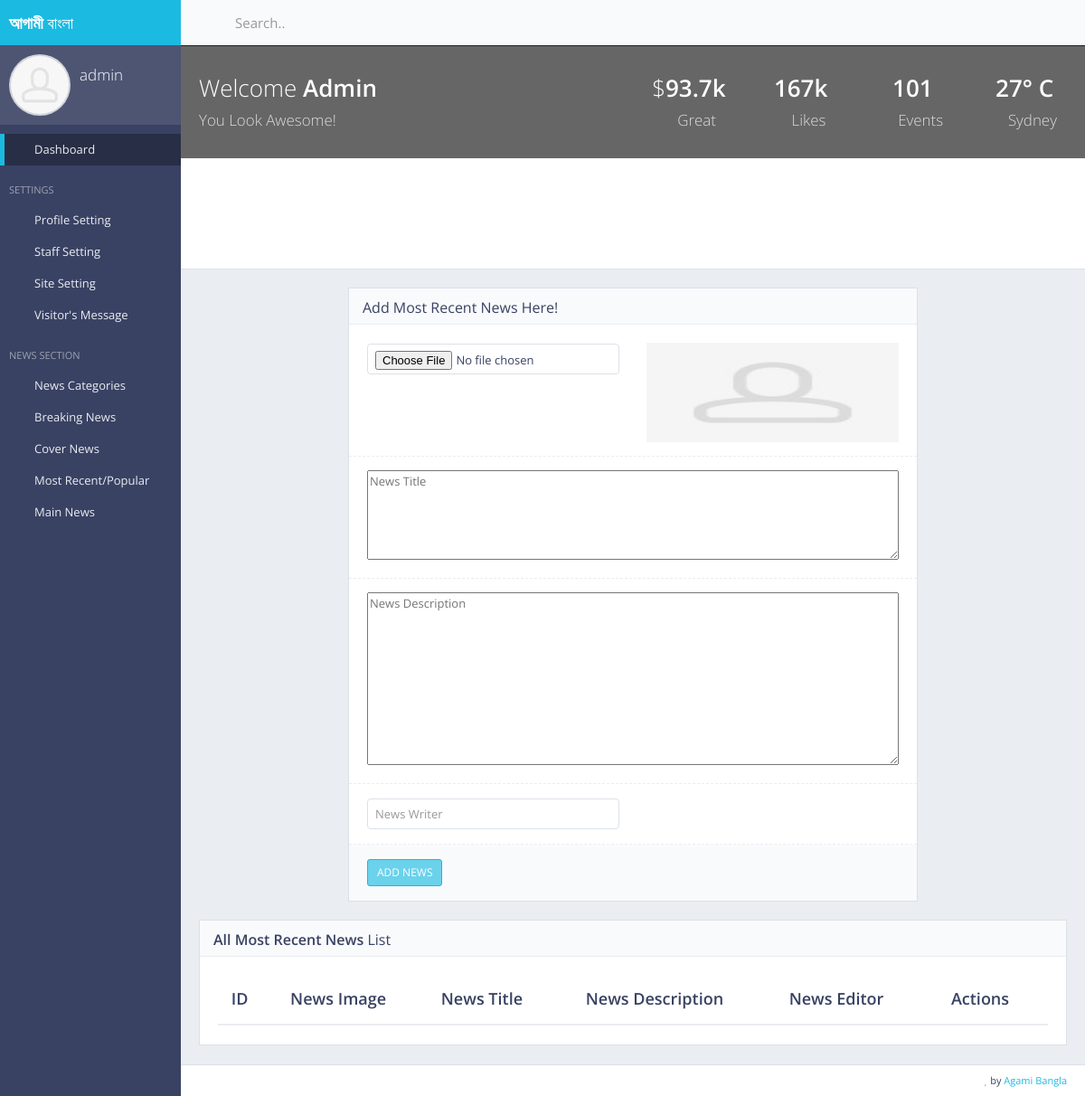
Before: /ag/admin/add/most/recent/ (signed in) with the older database file.
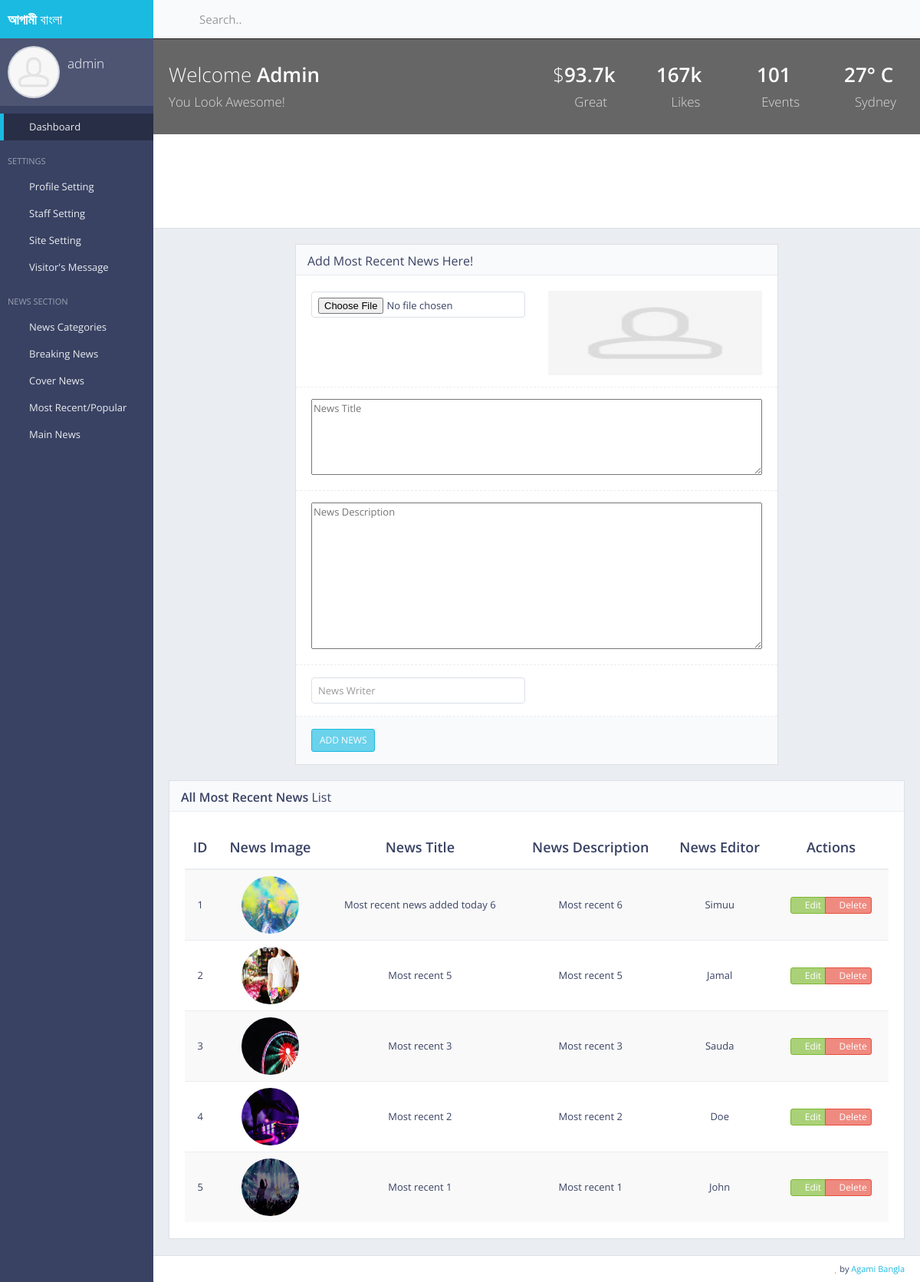
After: the same page with the newer database file.
### adminPanel/models.py (models this page shows, shortened)
class MostRecent(models.Model):
    news_image       = models.ImageField()
    news_title       = models.TextField(max_length=255)
    news_description = models.TextField(max_length=1000)
    news_writer      = models.CharField(max_length=70, blank=True, null=True)
    news_visitors    = models.IntegerField(blank=True, null=True)
    news_details = models.TextField(max_length=2000, blank=True, null=True)
    news_added_at    = models.DateField(auto_now_add=True)

### adminPanel/views.py (the view, shortened to what this page needs)
# urls.py: url(r'^ag/admin/add/most/recent/$', views.adminPanel_addMostRecentNews, name='adminPanelAddMostRecent'),
@login_required(login_url='/login/user')
def adminPanel_addMostRecentNews(request):
    most_recent_news_list = MostRecent.objects.all().order_by("-pk")[:6]
    context = {
        'most_recent_news_list' : most_recent_news_list,
    }
    return render(request, 'backEnd/add_most_recent.html', context)

### core/templates/backEnd/add_most_recent.html (shortened to what the changed rows need)
{% extends 'backEnd/index.html' %}
{% load static %}
{% block main_content %}
<div class="row">
    <div class="col-md-8">
        <div class="block">
            <div class="block-title">
                <h2>Add Most Recent News Here!</h2>
            </div>
        </div>
    </div>
</div>
<div class="block">
    <div class="block-title">
        <h2><strong>All Most Recent News</strong> List</h2>
    </div>
    <div class="table-responsive">
        {% if most_recent_news_list|length >= 0 %}
        <table class="table table-vcenter table-striped">
            <thead>
            <tr>
                <th class="text-center">ID</th>
                <th class="text-center">News Image</th>
                <th class="text-center">News Title</th>
                <th class="text-center">News Description</th>
                <th class="text-center">News Editor</th>
                <th style="width: 150px;" class="text-center">Actions</th>
            </tr>
            </thead>
            <tbody>
            {% for news in most_recent_news_list %}
            <tr>
                <td class="text-center">{{forloop.counter}}</td>
                <td class="text-center"><img src="{{news.news_image.url}}" style="width:75px;height:75px;" alt="avatar"
                                             class="img-circle"></td>
                <td class="text-center">{{news.news_title}}</td>
                <td class="text-center">{{news.news_description|safe}}</td>
                <td class="text-center">{{news.news_writer}}</td>
                <td class="text-center">
                    <div class="btn-group btn-group-xs">
                        <a href="{%url 'adminPanelEditMostRecent' pk=news.pk %}" data-toggle="tooltip" title="Edit"
                           class="btn btn-success"><i class="fa fa-edit"></i> Edit</a>
                        <a href="{%url 'adminPanelDeleteMostRecent' pk=news.pk %}" data-toggle="tooltip" title="Delete"
                           class="btn btn-danger"><i class="fa fa-times"></i> Delete</a>
                    </div>
                </td>
            </tr>
            {% endfor %}
            </tbody>
        </table>
        {% else %}
        <h3 class="text-center">No news added yet!!</h3>
        {% endif %}
    </div>
</div>
{% endblock %}

Changed rows visible on the page:
added MostRecent: news_image (picture), news_title "Most recent news added today 6", news_description "Most recent 6", news_writer "Simuu"
added MostRecent: news_image (picture), news_title "Most recent 5", news_description "Most recent 5", news_writer "Jamal"
added MostRecent: news_image (picture), news_title "Most recent 3", news_description "Most recent 3", news_writer "Sauda"
added MostRecent: news_image (picture), news_title "Most recent 2", news_description "Most recent 2", news_writer "Doe"
added MostRecent: news_image (picture), news_title "Most recent 1", news_description "Most recent 1", news_writer "John"
